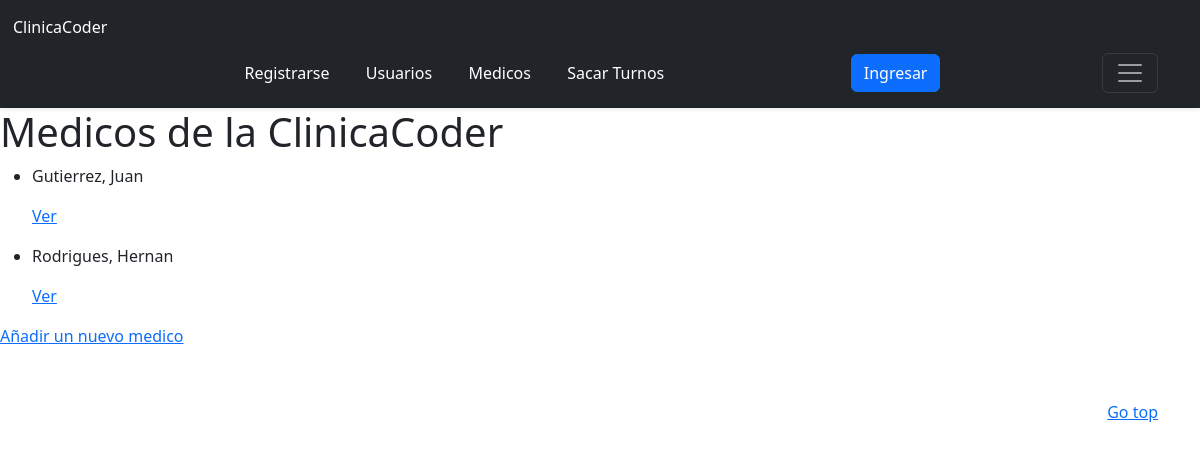
Page /ClinicaCoder/medicos/lista on the earlier database version.
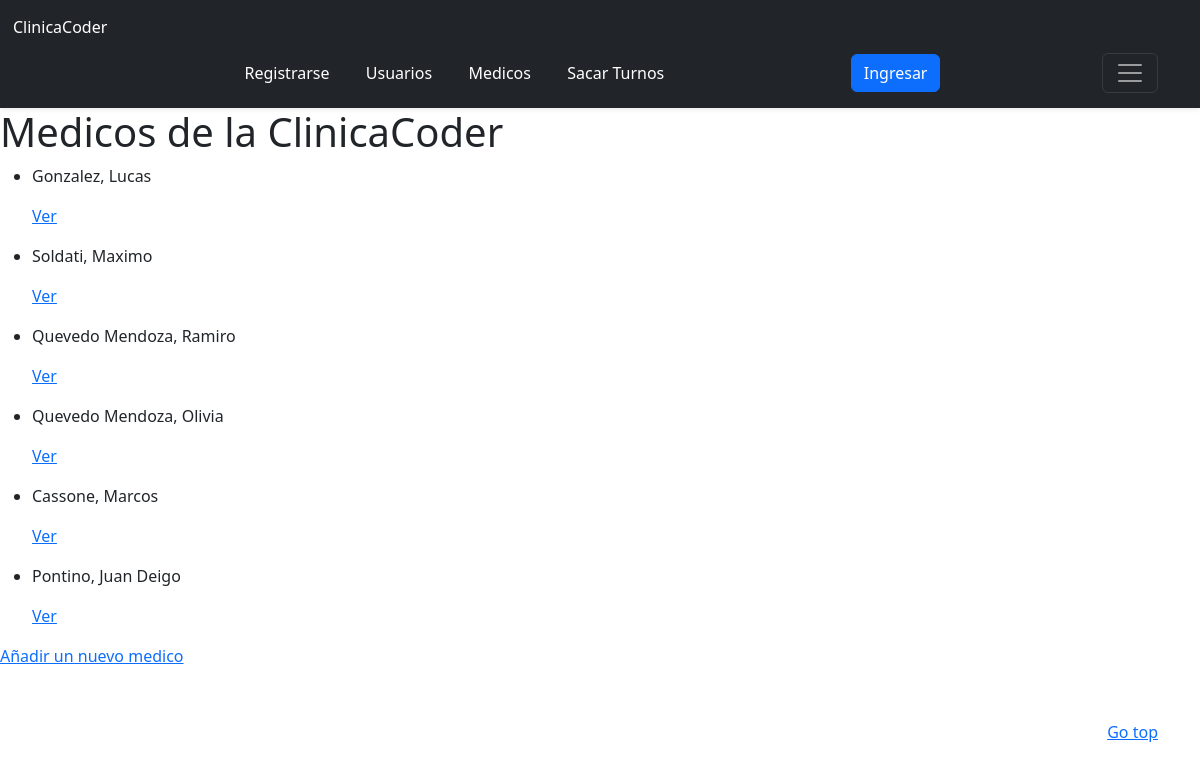
Same page on the later database version.
### ClinicaCoder/models.py (models this page shows, shortened)
class Medicos(models.Model):
    nombre = models.CharField(max_length=40)
    apellido = models.CharField(max_length=40)
    celular = models.IntegerField(max_length=10)
    edad = models.IntegerField(max_length=40)
    especialidad = models.CharField(max_length=40)

### ClinicaCoder/views.py (the view)
# urls.py: path("medicos/lista", MedicosLista.as_view(), name="lista_medicos"),
class MedicosLista(ListView):
    model = Medicos
    template_name = "ClinicaCoder/lista_medicos.html"

### ClinicaCoder/templates/ClinicaCoder/lista_medicos.html
{% extends "ClinicaCoder/base.html" %}
{% block main %}
<body>
    <h1>Medicos de la ClinicaCoder</h1>
    <ul>
        {% for medicos in object_list %}
            <li>
                <p> {{medicos.apellido}}, {{medicos.nombre}} </p>
                <p>
                <a href= "{% url "info_medicos" medicos.id %}">Ver</a>
                </p>
            </li>
        {% endfor %}
    </ul>
    <a href= "{% url "crear_medicos" %}">Añadir un nuevo medico</a>
</body>
{% endblock %}

### ClinicaCoder/templates/ClinicaCoder/base.html (shortened to what this page needs)
<!DOCTYPE html>
<html lang="en"><head><meta http-equiv="Content-Type" content="text/html; charset=UTF-8">
<link href="https://cdn.jsdelivr.net/npm/bootstrap@5.2.0-beta1/dist/css/bootstrap.min.css" rel="stylesheet">
  </head>
  <body>
<header>
  <div class="navbar navbar-dark bg-dark shadow-sm">
    <body>
        <header>
            <a class="btn btn-dark" href="{% url "inicio" %}">ClinicaCoder</a>
        </header>
    <div class="container">
      <nav class="navbar navbar-light bg-dark static-top align-items-center">
        <div class="container">
            <a class="btn btn-dark" href="{% url "registros" %}">Registrarse</a>
            <div>--</div>
            <a class="btn btn-dark" href="{% url "usuarios-registrados" %}">Usuarios</a>
            <div>--</div>
            <a class="btn btn-dark" href="{% url "lista_medicos" %}">Medicos</a>
            <div>--</div>
            <a class="btn btn-dark" href="#">Sacar Turnos</a>
        </div>
    </nav>
    <a class="btn btn-primary" href="#">Ingresar</a>
      <button class="navbar-toggler collapsed" type="button" data-bs-toggle="collapse" data-bs-target="#navbarHeader" aria-controls="navbarHeader" aria-expanded="false" aria-label="Toggle navigation">
        <span class="navbar-toggler-icon"></span>
      </button>
    </div>
  </div>
</header>
<main>
{% block main %}
{% endblock %}
</main>
<footer class="text-muted py-5">
  <div class="container">
    <p class="float-end mb-1">
      <a href="#">Go top</a>
    </p>
  </div>
</footer>
</body></html>

Differences in the rows shown:
removed Medicos: apellido "Rodrigues", nombre "Hernan"
changed Medicos: apellido "Gutierrez" → "Gonzalez"; nombre "Juan" → "Lucas"
added Medicos: apellido "Soldati", nombre "Maximo"
added Medicos: apellido "Quevedo Mendoza", nombre "Ramiro"
added Medicos: apellido "Quevedo Mendoza", nombre "Olivia"
added Medicos: apellido "Cassone", nombre "Marcos"
added Medicos: apellido "Pontino", nombre "Juan Deigo"
